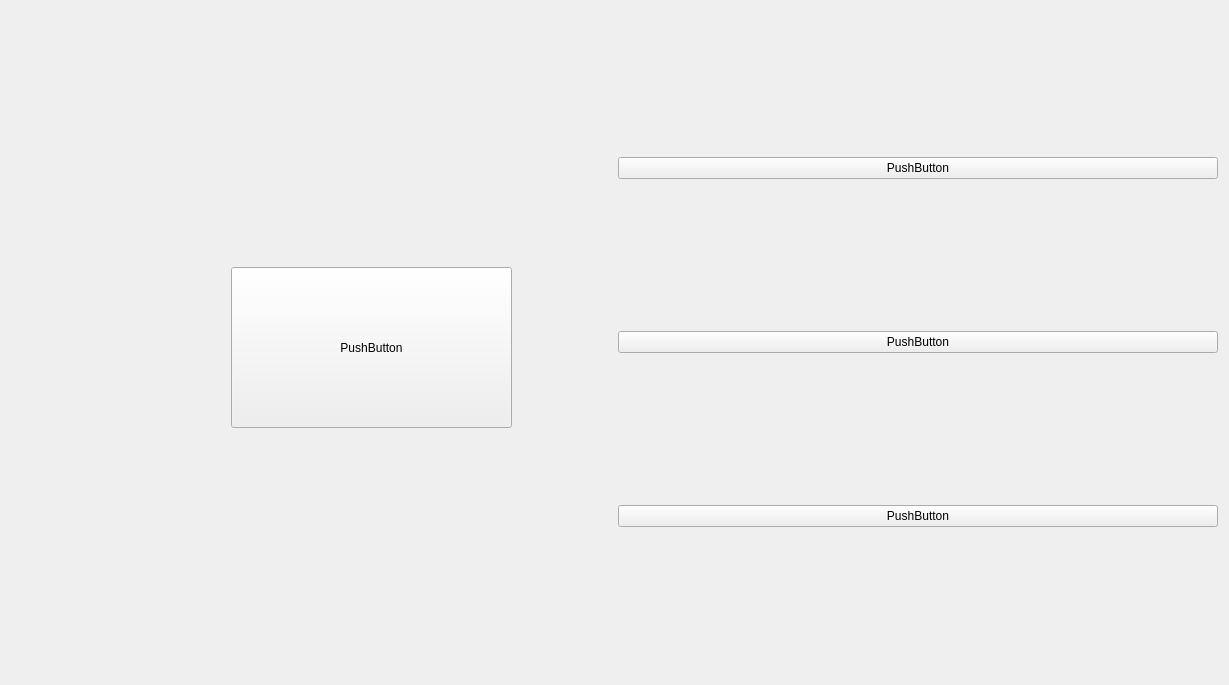
<?xml version="1.0" encoding="UTF-8"?>
<ui version="4.0">
 <class>QrvizWidget</class>
 <widget class="QWidget" name="QrvizWidget">
  <property name="geometry">
   <rect>
    <x>0</x>
    <y>0</y>
    <width>1229</width>
    <height>685</height>
   </rect>
  </property>
  <property name="windowTitle">
   <string>Form</string>
  </property>
  <layout class="QGridLayout" name="gridLayout">
   <item row="0" column="0" rowspan="3">
    <widget class="QWidget" name="widget" native="true">
     <widget class="QPushButton" name="pushButton_4">
      <property name="geometry">
       <rect>
        <x>220</x>
        <y>110</y>
        <width>281</width>
        <height>161</height>
       </rect>
      </property>
      <property name="text">
       <string>PushButton</string>
      </property>
     </widget>
    </widget>
   </item>
   <item row="0" column="1">
    <widget class="QPushButton" name="pushButton">
     <property name="text">
      <string>PushButton</string>
     </property>
    </widget>
   </item>
   <item row="1" column="1">
    <widget class="QPushButton" name="pushButton_2">
     <property name="text">
      <string>PushButton</string>
     </property>
    </widget>
   </item>
   <item row="2" column="1">
    <widget class="QPushButton" name="pushButton_3">
     <property name="text">
      <string>PushButton</string>
     </property>
    </widget>
   </item>
  </layout>
 </widget>
 <resources/>
 <connections/>
</ui>
